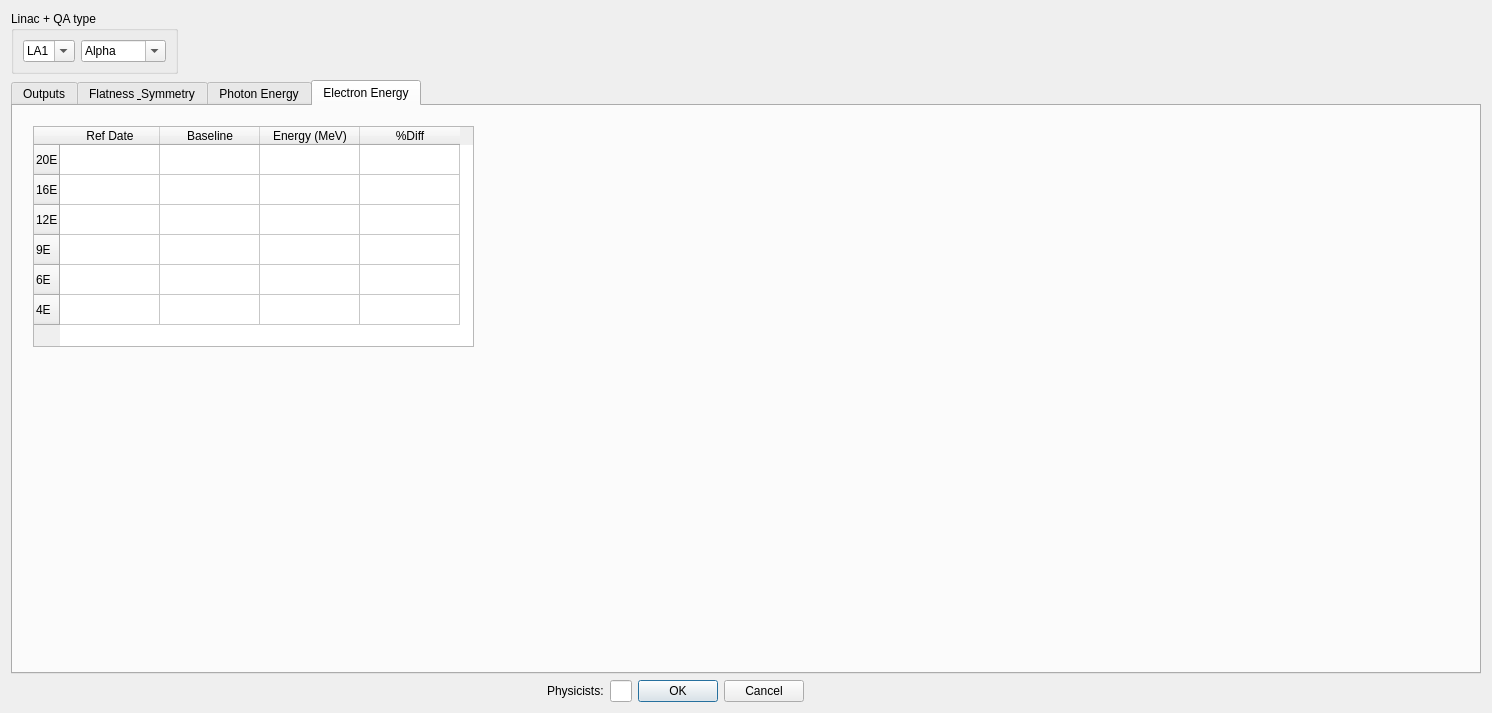
<?xml version="1.0" encoding="UTF-8"?>
<ui version="4.0">
 <class>Dialog</class>
 <widget class="QDialog" name="Dialog">
  <property name="geometry">
   <rect>
    <x>0</x>
    <y>0</y>
    <width>1492</width>
    <height>713</height>
   </rect>
  </property>
  <property name="windowTitle">
   <string>Dialog</string>
  </property>
  <layout class="QGridLayout" name="gridLayout_5">
   <item row="0" column="0">
    <layout class="QVBoxLayout" name="verticalLayout_2">
     <item>
      <layout class="QHBoxLayout" name="horizontalLayout_13">
       <item>
        <widget class="QGroupBox" name="groupBox_2">
         <property name="title">
          <string>Linac + QA type</string>
         </property>
         <layout class="QGridLayout" name="gridLayout_2">
          <item row="0" column="0">
           <layout class="QHBoxLayout" name="horizontalLayout">
            <item>
             <widget class="QComboBox" name="LinacID">
              <property name="editable">
               <bool>true</bool>
              </property>
              <item>
               <property name="text">
                <string>LA1</string>
               </property>
              </item>
              <item>
               <property name="text">
                <string>LA2</string>
               </property>
              </item>
              <item>
               <property name="text">
                <string>LA3</string>
               </property>
              </item>
              <item>
               <property name="text">
                <string>LA4</string>
               </property>
              </item>
             </widget>
            </item>
            <item>
             <widget class="QComboBox" name="QAtypeID">
              <property name="editable">
               <bool>true</bool>
              </property>
              <item>
               <property name="text">
                <string>Alpha</string>
               </property>
              </item>
              <item>
               <property name="text">
                <string>Beta</string>
               </property>
              </item>
              <item>
               <property name="text">
                <string>Gamma</string>
               </property>
              </item>
              <item>
               <property name="text">
                <string>Delta</string>
               </property>
              </item>
              <item>
               <property name="text">
                <string>Fault QA</string>
               </property>
              </item>
              <item>
               <property name="text">
                <string>Adhoc QA</string>
               </property>
              </item>
              <item>
               <property name="text">
                <string>Other</string>
               </property>
              </item>
             </widget>
            </item>
           </layout>
          </item>
         </layout>
        </widget>
       </item>
       <item>
        <spacer name="horizontalSpacer_2">
         <property name="orientation">
          <enum>Qt::Horizontal</enum>
         </property>
         <property name="sizeHint" stdset="0">
          <size>
           <width>1028</width>
           <height>20</height>
          </size>
         </property>
        </spacer>
       </item>
      </layout>
     </item>
     <item>
      <widget class="QTabWidget" name="tabWidget">
       <property name="currentIndex">
        <number>3</number>
       </property>
       <widget class="QWidget" name="tab">
        <attribute name="title">
         <string>Outputs</string>
        </attribute>
        <layout class="QGridLayout" name="gridLayout_6">
         <item row="0" column="0">
          <layout class="QVBoxLayout" name="verticalLayout">
           <item>
            <layout class="QHBoxLayout" name="horizontalLayout_14">
             <item>
              <widget class="QGroupBox" name="groupBox">
               <property name="title">
                <string>Equipment + Settings</string>
               </property>
               <layout class="QGridLayout" name="gridLayout">
                <item row="0" column="0">
                 <layout class="QHBoxLayout" name="horizontalLayout_5">
                  <item>
                   <layout class="QHBoxLayout" name="horizontalLayout_4">
                    <item>
                     <widget class="QComboBox" name="EnergyID">
                      <property name="editable">
                       <bool>true</bool>
                      </property>
                      <item>
                       <property name="text">
                        <string>6X</string>
                       </property>
                      </item>
                      <item>
                       <property name="text">
                        <string>18X</string>
                       </property>
                      </item>
                      <item>
                       <property name="text">
                        <string>20E</string>
                       </property>
                      </item>
                      <item>
                       <property name="text">
                        <string>16E</string>
                       </property>
                      </item>
                      <item>
                       <property name="text">
                        <string>12E</string>
                       </property>
                      </item>
                      <item>
                       <property name="text">
                        <string>9E</string>
                       </property>
                      </item>
                      <item>
                       <property name="text">
                        <string>6E</string>
                       </property>
                      </item>
                      <item>
                       <property name="text">
                        <string>4E</string>
                       </property>
                      </item>
                      <item>
                       <property name="text">
                        <string>SRS6X</string>
                       </property>
                      </item>
                      <item>
                       <property name="text">
                        <string>Other</string>
                       </property>
                      </item>
                     </widget>
                    </item>
                    <item>
                     <widget class="QComboBox" name="ChamberID">
                      <property name="editable">
                       <bool>true</bool>
                      </property>
                      <item>
                       <property name="text">
                        <string>0.6cc Main</string>
                       </property>
                      </item>
                      <item>
                       <property name="text">
                        <string>0.6cc Backup</string>
                       </property>
                      </item>
                      <item>
                       <property name="text">
                        <string>Adv Marcus #1188A</string>
                       </property>
                      </item>
                      <item>
                       <property name="text">
                        <string>Adv marcus #1187B</string>
                       </property>
                      </item>
                      <item>
                       <property name="text">
                        <string>Roos (Main)</string>
                       </property>
                      </item>
                      <item>
                       <property name="text">
                        <string>Roos (Backup)</string>
                       </property>
                      </item>
                      <item>
                       <property name="text">
                        <string>Other</string>
                       </property>
                      </item>
                     </widget>
                    </item>
                   </layout>
                  </item>
                  <item>
                   <layout class="QHBoxLayout" name="horizontalLayout_6">
                    <item>
                     <widget class="QLabel" name="label_5">
                      <property name="font">
                       <font>
                        <pointsize>10</pointsize>
                       </font>
                      </property>
                      <property name="text">
                       <string>Electrometer</string>
                      </property>
                     </widget>
                    </item>
                    <item>
                     <widget class="QComboBox" name="ElectrometerID">
                      <property name="editable">
                       <bool>true</bool>
                      </property>
                      <item>
                       <property name="text">
                        <string>Unidos E</string>
                       </property>
                      </item>
                      <item>
                       <property name="text">
                        <string>Unidos 10002</string>
                       </property>
                      </item>
                      <item>
                       <property name="text">
                        <string>Tandem</string>
                       </property>
                      </item>
                      <item>
                       <property name="text">
                        <string>#255 Field 1</string>
                       </property>
                      </item>
                      <item>
                       <property name="text">
                        <string>#229 Field 2</string>
                       </property>
                      </item>
                      <item>
                       <property name="text">
                        <string>Other</string>
                       </property>
                      </item>
                     </widget>
                    </item>
                   </layout>
                  </item>
                  <item>
                   <layout class="QHBoxLayout" name="horizontalLayout_8">
                    <item>
                     <widget class="QLabel" name="label_8">
                      <property name="font">
                       <font>
                        <pointsize>10</pointsize>
                       </font>
                      </property>
                      <property name="text">
                       <string>Voltage</string>
                      </property>
                     </widget>
                    </item>
                    <item>
                     <widget class="QComboBox" name="VoltageID">
                      <property name="editable">
                       <bool>true</bool>
                      </property>
                      <item>
                       <property name="text">
                        <string>-300V</string>
                       </property>
                      </item>
                      <item>
                       <property name="text">
                        <string>+200V</string>
                       </property>
                      </item>
                      <item>
                       <property name="text">
                        <string>Other</string>
                       </property>
                      </item>
                     </widget>
                    </item>
                   </layout>
                  </item>
                  <item>
                   <layout class="QHBoxLayout" name="horizontalLayout_2">
                    <item>
                     <widget class="QLabel" name="label">
                      <property name="font">
                       <font>
                        <pointsize>10</pointsize>
                       </font>
                      </property>
                      <property name="text">
                       <string>SSD (cm):</string>
                      </property>
                     </widget>
                    </item>
                    <item>
                     <widget class="QLabel" name="SSDID">
                      <property name="font">
                       <font>
                        <pointsize>10</pointsize>
                       </font>
                      </property>
                      <property name="text">
                       <string>95</string>
                      </property>
                     </widget>
                    </item>
                   </layout>
                  </item>
                  <item>
                   <widget class="Line" name="line">
                    <property name="orientation">
                     <enum>Qt::Vertical</enum>
                    </property>
                   </widget>
                  </item>
                  <item>
                   <layout class="QHBoxLayout" name="horizontalLayout_3">
                    <item>
                     <widget class="QLabel" name="label_3">
                      <property name="font">
                       <font>
                        <pointsize>10</pointsize>
                       </font>
                      </property>
                      <property name="text">
                       <string>Depth (cm):</string>
                      </property>
                     </widget>
                    </item>
                    <item>
                     <widget class="QLabel" name="DepthID">
                      <property name="font">
                       <font>
                        <pointsize>10</pointsize>
                       </font>
                      </property>
                      <property name="text">
                       <string>5</string>
                      </property>
                     </widget>
                    </item>
                   </layout>
                  </item>
                 </layout>
                </item>
               </layout>
              </widget>
             </item>
             <item>
              <spacer name="horizontalSpacer_5">
               <property name="orientation">
                <enum>Qt::Horizontal</enum>
               </property>
               <property name="sizeHint" stdset="0">
                <size>
                 <width>868</width>
                 <height>20</height>
                </size>
               </property>
              </spacer>
             </item>
            </layout>
           </item>
           <item>
            <layout class="QHBoxLayout" name="horizontalLayout_15">
             <item>
              <layout class="QHBoxLayout" name="horizontalLayout_11">
               <item>
                <widget class="QGroupBox" name="groupBox_3">
                 <property name="title">
                  <string>Temparature+&amp; Pressure</string>
                 </property>
                 <layout class="QGridLayout" name="gridLayout_3">
                  <item row="0" column="0">
                   <layout class="QHBoxLayout" name="horizontalLayout_10">
                    <item>
                     <layout class="QHBoxLayout" name="horizontalLayout_7">
                      <item>
                       <widget class="QLabel" name="label_6">
                        <property name="font">
                         <font>
                          <pointsize>10</pointsize>
                         </font>
                        </property>
                        <property name="text">
                         <string>Temp</string>
                        </property>
                       </widget>
                      </item>
                      <item>
                       <widget class="QDoubleSpinBox" name="TempID">
                        <property name="value">
                         <double>20.000000000000000</double>
                        </property>
                       </widget>
                      </item>
                     </layout>
                    </item>
                    <item>
                     <layout class="QHBoxLayout" name="horizontalLayout_9">
                      <item>
                       <widget class="QLabel" name="label_7">
                        <property name="font">
                         <font>
                          <pointsize>10</pointsize>
                         </font>
                        </property>
                        <property name="text">
                         <string>Pres</string>
                        </property>
                       </widget>
                      </item>
                      <item>
                       <widget class="QDoubleSpinBox" name="PresID">
                        <property name="maximum">
                         <double>1500.000000000000000</double>
                        </property>
                        <property name="value">
                         <double>980.000000000000000</double>
                        </property>
                       </widget>
                      </item>
                     </layout>
                    </item>
                   </layout>
                  </item>
                 </layout>
                </widget>
               </item>
               <item>
                <spacer name="horizontalSpacer">
                 <property name="orientation">
                  <enum>Qt::Horizontal</enum>
                 </property>
                 <property name="sizeHint" stdset="0">
                  <size>
                   <width>128</width>
                   <height>20</height>
                  </size>
                 </property>
                </spacer>
               </item>
               <item>
                <widget class="QPushButton" name="AddResultsID">
                 <property name="text">
                  <string>Add Results</string>
                 </property>
                 <property name="shortcut">
                  <string>Space</string>
                 </property>
                </widget>
               </item>
              </layout>
             </item>
             <item>
              <spacer name="horizontalSpacer_6">
               <property name="orientation">
                <enum>Qt::Horizontal</enum>
               </property>
               <property name="sizeHint" stdset="0">
                <size>
                 <width>1188</width>
                 <height>20</height>
                </size>
               </property>
              </spacer>
             </item>
            </layout>
           </item>
           <item>
            <widget class="QGroupBox" name="groupBox_4">
             <property name="title">
              <string>Results</string>
             </property>
             <layout class="QGridLayout" name="gridLayout_4">
              <item row="0" column="0">
               <widget class="QTableWidget" name="tableWidget">
                <property name="font">
                 <font>
                  <pointsize>9</pointsize>
                 </font>
                </property>
                <property name="layoutDirection">
                 <enum>Qt::LeftToRight</enum>
                </property>
                <property name="autoFillBackground">
                 <bool>true</bool>
                </property>
                <property name="alternatingRowColors">
                 <bool>true</bool>
                </property>
                <property name="gridStyle">
                 <enum>Qt::SolidLine</enum>
                </property>
                <property name="sortingEnabled">
                 <bool>true</bool>
                </property>
                <property name="wordWrap">
                 <bool>true</bool>
                </property>
                <attribute name="horizontalHeaderMinimumSectionSize">
                 <number>30</number>
                </attribute>
                <attribute name="horizontalHeaderShowSortIndicator" stdset="0">
                 <bool>false</bool>
                </attribute>
                <attribute name="verticalHeaderDefaultSectionSize">
                 <number>30</number>
                </attribute>
                <attribute name="verticalHeaderMinimumSectionSize">
                 <number>30</number>
                </attribute>
                <attribute name="verticalHeaderShowSortIndicator" stdset="0">
                 <bool>true</bool>
                </attribute>
                <column>
                 <property name="text">
                  <string>Energy</string>
                 </property>
                </column>
                <column>
                 <property name="text">
                  <string>Status</string>
                 </property>
                </column>
                <column>
                 <property name="text">
                  <string>SSD</string>
                 </property>
                </column>
                <column>
                 <property name="text">
                  <string>Depth</string>
                 </property>
                </column>
                <column>
                 <property name="text">
                  <string>Rdg1</string>
                 </property>
                </column>
                <column>
                 <property name="text">
                  <string>Rdg2</string>
                 </property>
                </column>
                <column>
                 <property name="text">
                  <string>Rdg3</string>
                 </property>
                </column>
                <column>
                 <property name="text">
                  <string>AvgRdg</string>
                 </property>
                </column>
                <column>
                 <property name="text">
                  <string>Kt,p</string>
                 </property>
                 <property name="textAlignment">
                  <set>AlignLeft|AlignVCenter</set>
                 </property>
                </column>
                <column>
                 <property name="text">
                  <string>NDw,Q</string>
                 </property>
                </column>
                <column>
                 <property name="text">
                  <string>Ks</string>
                 </property>
                </column>
                <column>
                 <property name="text">
                  <string>Kpol</string>
                 </property>
                </column>
                <column>
                 <property name="text">
                  <string>KElec</string>
                 </property>
                </column>
                <column>
                 <property name="text">
                  <string>Voltage</string>
                 </property>
                </column>
                <column>
                 <property name="text">
                  <string>PDDcorr</string>
                 </property>
                </column>
                <column>
                 <property name="text">
                  <string>Dw</string>
                 </property>
                </column>
                <column>
                 <property name="text">
                  <string>%Diff</string>
                 </property>
                </column>
                <column>
                 <property name="text">
                  <string>Comment</string>
                 </property>
                </column>
               </widget>
              </item>
             </layout>
            </widget>
           </item>
          </layout>
         </item>
        </layout>
       </widget>
       <widget class="QWidget" name="tab_2">
        <attribute name="title">
         <string>Flatness &amp; Symmetry</string>
        </attribute>
        <widget class="QTableWidget" name="FlatSymTable">
         <property name="geometry">
          <rect>
           <x>50</x>
           <y>20</y>
           <width>441</width>
           <height>271</height>
          </rect>
         </property>
         <row>
          <property name="text">
           <string>6X</string>
          </property>
         </row>
         <row>
          <property name="text">
           <string>18X</string>
          </property>
         </row>
         <row>
          <property name="text">
           <string>20E</string>
          </property>
         </row>
         <row>
          <property name="text">
           <string>16E</string>
          </property>
         </row>
         <row>
          <property name="text">
           <string>12E</string>
          </property>
         </row>
         <row>
          <property name="text">
           <string>9E</string>
          </property>
         </row>
         <row>
          <property name="text">
           <string>6E</string>
          </property>
         </row>
         <row>
          <property name="text">
           <string>4E</string>
          </property>
         </row>
         <column>
          <property name="text">
           <string>Radial (Y) Flat</string>
          </property>
         </column>
         <column>
          <property name="text">
           <string>Radial (Y) Sym</string>
          </property>
         </column>
         <column>
          <property name="text">
           <string>Trans (X) Flat</string>
          </property>
         </column>
         <column>
          <property name="text">
           <string>Trans (X) Sym</string>
          </property>
         </column>
        </widget>
       </widget>
       <widget class="QWidget" name="tab_3">
        <attribute name="title">
         <string>Photon Energy</string>
        </attribute>
        <widget class="QGroupBox" name="groupBox_8">
         <property name="geometry">
          <rect>
           <x>9</x>
           <y>9</y>
           <width>971</width>
           <height>341</height>
          </rect>
         </property>
         <property name="title">
          <string>TPR20/10</string>
         </property>
         <layout class="QGridLayout" name="gridLayout_7">
          <item row="0" column="0">
           <widget class="QSplitter" name="splitter">
            <property name="orientation">
             <enum>Qt::Horizontal</enum>
            </property>
            <widget class="QGroupBox" name="groupBox_5">
             <property name="title">
              <string>SSD:80 Depth:20</string>
             </property>
             <layout class="QGridLayout" name="gridLayout_8">
              <item row="0" column="0">
               <widget class="QTableWidget" name="PhotonEnergy1">
                <row>
                 <property name="text">
                  <string>6X</string>
                 </property>
                </row>
                <row>
                 <property name="text">
                  <string>18X</string>
                 </property>
                </row>
                <row>
                 <property name="text">
                  <string>SRS 6X</string>
                 </property>
                </row>
                <column>
                 <property name="text">
                  <string>Rdg1</string>
                 </property>
                </column>
                <column>
                 <property name="text">
                  <string>Rdg2</string>
                 </property>
                </column>
                <column>
                 <property name="text">
                  <string>Rdg3</string>
                 </property>
                </column>
                <column>
                 <property name="text">
                  <string>AvgRdg</string>
                 </property>
                </column>
               </widget>
              </item>
             </layout>
            </widget>
            <widget class="QGroupBox" name="groupBox_6">
             <property name="title">
              <string>SSD:90 Depth:10</string>
             </property>
             <layout class="QGridLayout" name="gridLayout_9">
              <item row="0" column="0">
               <widget class="QTableWidget" name="PhotonEnergy2">
                <row>
                 <property name="text">
                  <string>6X</string>
                 </property>
                </row>
                <row>
                 <property name="text">
                  <string>18X</string>
                 </property>
                </row>
                <row>
                 <property name="text">
                  <string>SRS 6X</string>
                 </property>
                </row>
                <column>
                 <property name="text">
                  <string>Rdg1</string>
                 </property>
                </column>
                <column>
                 <property name="text">
                  <string>Rdg2</string>
                 </property>
                </column>
                <column>
                 <property name="text">
                  <string>Rdg3</string>
                 </property>
                </column>
                <column>
                 <property name="text">
                  <string>AvgRdg</string>
                 </property>
                </column>
               </widget>
              </item>
             </layout>
            </widget>
           </widget>
          </item>
          <item row="1" column="0">
           <widget class="QSplitter" name="splitter_2">
            <property name="orientation">
             <enum>Qt::Horizontal</enum>
            </property>
            <widget class="QGroupBox" name="groupBox_7">
             <property name="title">
              <string>TPR20/10</string>
             </property>
             <layout class="QGridLayout" name="gridLayout_10">
              <item row="0" column="0">
               <widget class="QTableWidget" name="PhotonEnergy3">
                <row>
                 <property name="text">
                  <string>6X</string>
                 </property>
                </row>
                <row>
                 <property name="text">
                  <string>18X</string>
                 </property>
                </row>
                <row>
                 <property name="text">
                  <string>SRS 6X</string>
                 </property>
                </row>
                <column>
                 <property name="text">
                  <string>Ref Date</string>
                 </property>
                </column>
                <column>
                 <property name="text">
                  <string>Baseline</string>
                 </property>
                </column>
                <column>
                 <property name="text">
                  <string>Measured</string>
                 </property>
                </column>
                <column>
                 <property name="text">
                  <string>%Diff</string>
                 </property>
                </column>
               </widget>
              </item>
             </layout>
            </widget>
           </widget>
          </item>
         </layout>
        </widget>
       </widget>
       <widget class="QWidget" name="tab_4">
        <attribute name="title">
         <string>Electron Energy</string>
        </attribute>
        <widget class="QTableWidget" name="ElectronEnergy1">
         <property name="geometry">
          <rect>
           <x>20</x>
           <y>20</y>
           <width>441</width>
           <height>221</height>
          </rect>
         </property>
         <row>
          <property name="text">
           <string>20E</string>
          </property>
         </row>
         <row>
          <property name="text">
           <string>16E</string>
          </property>
         </row>
         <row>
          <property name="text">
           <string>12E</string>
          </property>
         </row>
         <row>
          <property name="text">
           <string>9E</string>
          </property>
         </row>
         <row>
          <property name="text">
           <string>6E</string>
          </property>
         </row>
         <row>
          <property name="text">
           <string>4E</string>
          </property>
         </row>
         <column>
          <property name="text">
           <string>Ref Date</string>
          </property>
         </column>
         <column>
          <property name="text">
           <string>Baseline</string>
          </property>
         </column>
         <column>
          <property name="text">
           <string>Energy (MeV)</string>
          </property>
         </column>
         <column>
          <property name="text">
           <string>%Diff</string>
          </property>
         </column>
         <item row="0" column="0">
          <property name="text">
           <string> </string>
          </property>
         </item>
         <item row="0" column="1">
          <property name="text">
           <string> </string>
          </property>
         </item>
         <item row="0" column="2">
          <property name="text">
           <string> </string>
          </property>
         </item>
         <item row="0" column="3">
          <property name="text">
           <string> </string>
          </property>
         </item>
         <item row="1" column="0">
          <property name="text">
           <string>  </string>
          </property>
         </item>
         <item row="1" column="1">
          <property name="text">
           <string>   </string>
          </property>
         </item>
         <item row="1" column="2">
          <property name="text">
           <string>   </string>
          </property>
         </item>
         <item row="1" column="3">
          <property name="text">
           <string>   </string>
          </property>
         </item>
         <item row="2" column="0">
          <property name="text">
           <string>   </string>
          </property>
         </item>
         <item row="2" column="1">
          <property name="text">
           <string>   </string>
          </property>
         </item>
         <item row="2" column="2">
          <property name="text">
           <string>   </string>
          </property>
         </item>
         <item row="2" column="3">
          <property name="text">
           <string>   </string>
          </property>
         </item>
         <item row="3" column="0">
          <property name="text">
           <string>   </string>
          </property>
         </item>
         <item row="3" column="1">
          <property name="text">
           <string>   </string>
          </property>
         </item>
         <item row="3" column="2">
          <property name="text">
           <string>   </string>
          </property>
         </item>
         <item row="3" column="3">
          <property name="text">
           <string>   </string>
          </property>
         </item>
         <item row="4" column="0">
          <property name="text">
           <string>   </string>
          </property>
         </item>
         <item row="4" column="1">
          <property name="text">
           <string>   </string>
          </property>
         </item>
         <item row="4" column="2">
          <property name="text">
           <string>   </string>
          </property>
         </item>
         <item row="4" column="3">
          <property name="text">
           <string>   </string>
          </property>
         </item>
         <item row="5" column="0">
          <property name="text">
           <string>   </string>
          </property>
         </item>
         <item row="5" column="1">
          <property name="text">
           <string>   </string>
          </property>
         </item>
         <item row="5" column="2">
          <property name="text">
           <string>   </string>
          </property>
         </item>
         <item row="5" column="3">
          <property name="text">
           <string>   </string>
          </property>
         </item>
        </widget>
       </widget>
      </widget>
     </item>
     <item>
      <layout class="QHBoxLayout" name="horizontalLayout_12">
       <item>
        <spacer name="horizontalSpacer_3">
         <property name="orientation">
          <enum>Qt::Horizontal</enum>
         </property>
         <property name="sizeHint" stdset="0">
          <size>
           <width>648</width>
           <height>20</height>
          </size>
         </property>
        </spacer>
       </item>
       <item>
        <widget class="QLabel" name="label_2">
         <property name="text">
          <string>Physicists:</string>
         </property>
        </widget>
       </item>
       <item>
        <widget class="QLineEdit" name="physicistsID"/>
       </item>
       <item>
        <widget class="QDialogButtonBox" name="buttonBox">
         <property name="orientation">
          <enum>Qt::Horizontal</enum>
         </property>
         <property name="standardButtons">
          <set>QDialogButtonBox::Cancel|QDialogButtonBox::Ok</set>
         </property>
        </widget>
       </item>
       <item>
        <spacer name="horizontalSpacer_4">
         <property name="orientation">
          <enum>Qt::Horizontal</enum>
         </property>
         <property name="sizeHint" stdset="0">
          <size>
           <width>788</width>
           <height>20</height>
          </size>
         </property>
        </spacer>
       </item>
      </layout>
     </item>
    </layout>
   </item>
  </layout>
  <zorder></zorder>
 </widget>
 <resources/>
 <connections/>
</ui>
